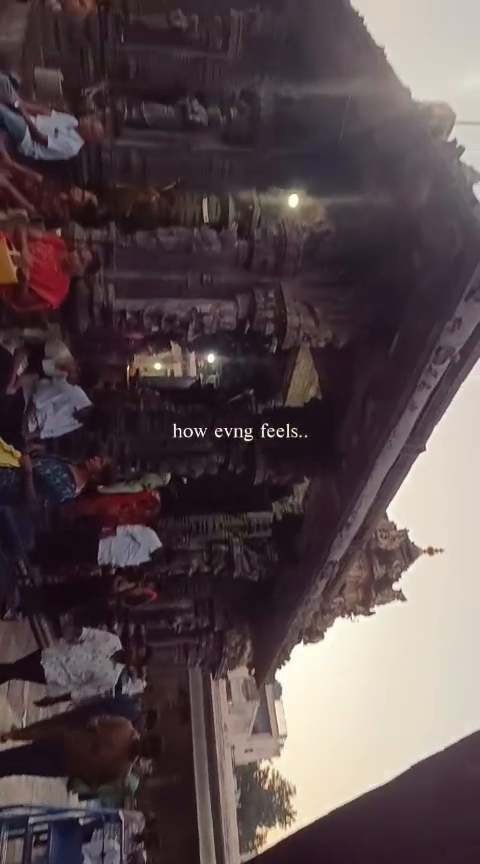
#> input picture frame 26 of Lab/video-1.mp4, 480 x 864 px
$ python exp40.py
#> lines starting #> are read from the running program, lines starting #| are printed output that depends on the picture
import cv2
import pytesseract

# Set Tesseract path (change only if needed)
pytesseract.pytesseract.tesseract_cmd = r"C:\Program Files\Tesseract-OCR\tesseract.exe"

def extract_text_from_video():

    cap = cv2.VideoCapture("video-1.mp4")

    if not cap.isOpened():
        print("Error: Cannot open video")
        return

    while True:
        ret, frame = cap.read()
#> frame is the input picture: shape (864, 480, 3); mean B, G, R 75.6, 72.7, 87

        if not ret:
            break

        # Convert frame to grayscale
        gray = cv2.cvtColor(frame, cv2.COLOR_BGR2GRAY)
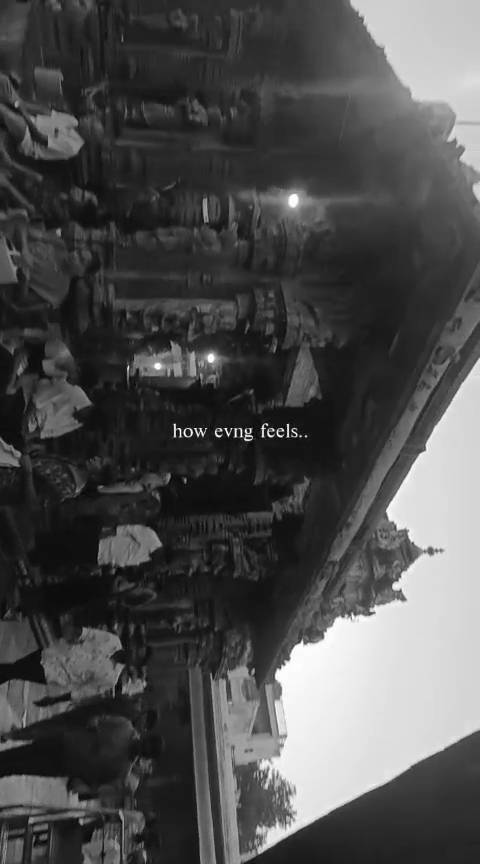
#> gray: shape (864, 480); min 1, max 255, mean 77.3

        # Extract text from frame
#> (the run stopped early here; a loop or call above may not have finished)

$ run again, starting later in the video
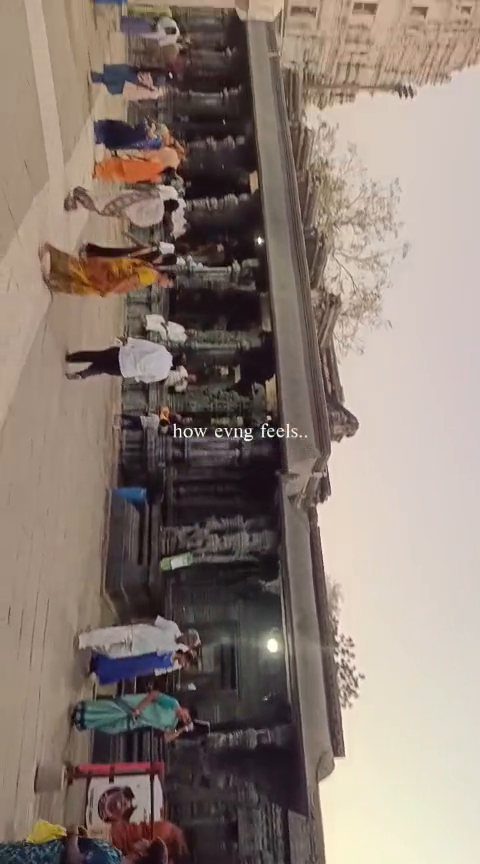
#> input picture frame 119 of Lab/video-1.mp4, 480 x 864 px
#> in extract_text_from_video, frame is the input picture: shape (864, 480, 3); mean B, G, R 116.5, 125.5, 140.2
#> in extract_text_from_video, `gray = cv2.cvtColor(frame, cv2.COLOR_BGR2GRAY)`:
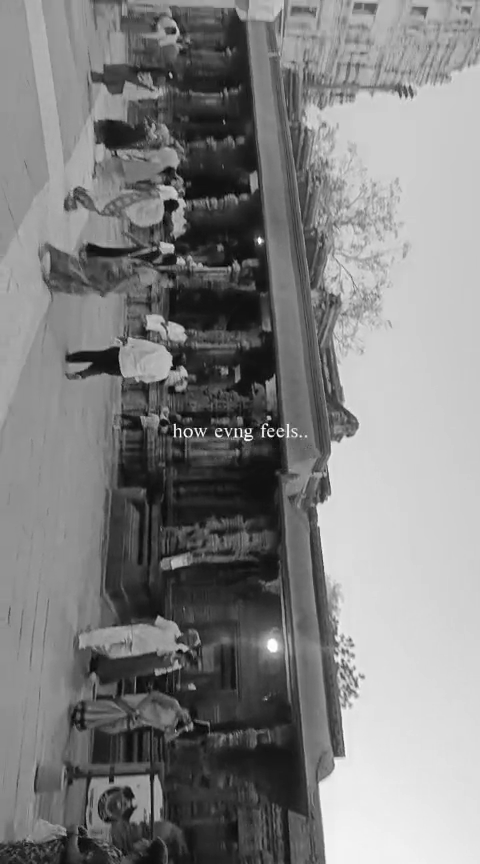
#> gray: shape (864, 480); min 2, max 255, mean 128.9

$ run again, starting later in the video
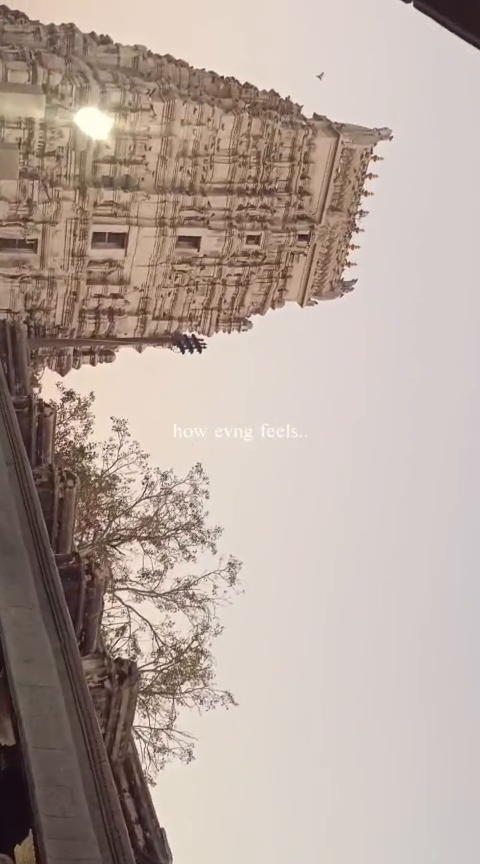
#> input picture frame 212 of Lab/video-1.mp4, 480 x 864 px
#> in extract_text_from_video, frame is the input picture: shape (864, 480, 3); mean B, G, R 157.5, 165.9, 181.7
#> in extract_text_from_video, `gray = cv2.cvtColor(frame, cv2.COLOR_BGR2GRAY)`:
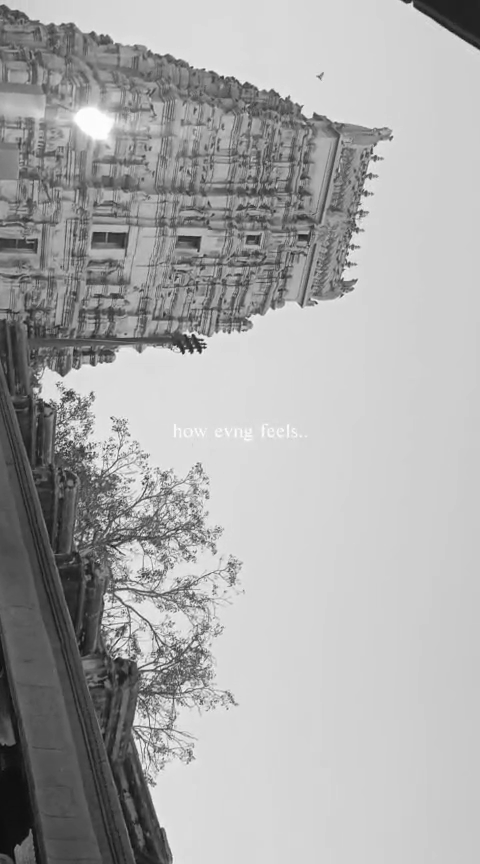
#> gray: shape (864, 480); min 12, max 253, mean 169.7
